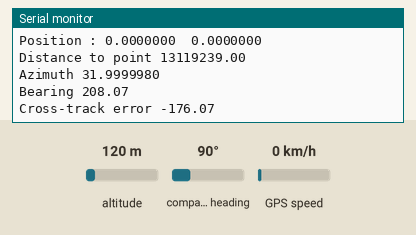
Recording of a sketch running on a simulated Arduino Uno, built with avr-gcc and run on an emulated ATmega328P. Parts: the last lines printed to the serial monitor. Inputs (shaded band) come from the test bench; at power-on: compass heading 90°, altitude 120 m, GPS speed 0 km/h. The GPS gets a fix after 3 s at 37.7749, -122.4194 with 8 satellites.

Above: at 1.2 s.
1.3 s: compass heading set to 269°
At 2.2 s:
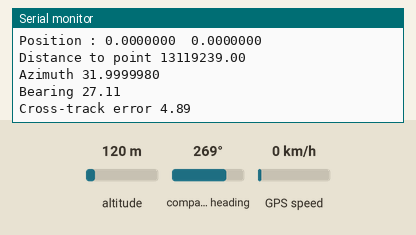
5.6 s: compass heading set to 7°
At 6.7 s:
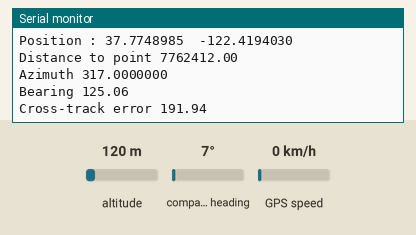
Timing chart, 0 to 8.6 s (numbered marks = the images above; inputs shaded):
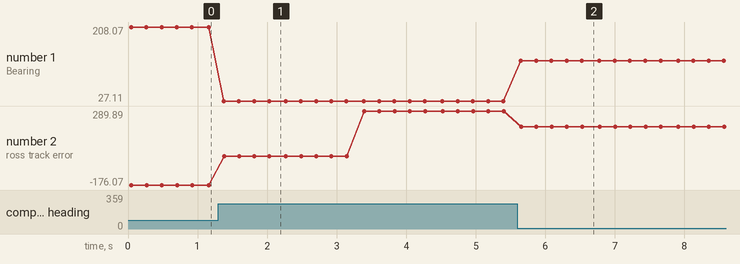

Measured:
- after the input at 1.3 s, the serial monitor: prints a new line after 0.08 s (image 1)
- after the input at 5.6 s, the serial monitor: prints a new line after 0.05 s (image 2)
- plotted number 1: 208.07 → 27.11 after the input at 1.3 s, 27.11 → 125.06 after the input at 5.6 s
- plotted number 2: -176.07 → 289.89 after the input at 1.3 s, 289.89 → 191.9 after the input at 5.6 s

The sketch:

BoatNavigation.ino
```cpp
//Пины для SoftwareSerial
#define RXpin 2 //RX пин
#define TXpin 3 //TX пин

#define SoftwareserialSpeed 38600 //Скорость для SoftwareSerial подключения
#define HardwareserialSpeed 38600 //Скорость для Serial подключения

#include <TinyGPS++.h> //Для расшифровки пакетом NMEA с GPS для дальнейшей работы с ними
#include <SoftwareSerial.h> //Для подключения GPS к Arduino
#include <Wire.h> //Для подключение HMC5883L по протоколу I2C
#include <HMC5883L.h> //Для работы с компасом
#include <math.h> //Для математичкских расчётов

//Создание объекта для работы с GPS
TinyGPSPlus gps;

//Создание подключения с GPS через програмный Serial порт.
SoftwareSerial ss(RXpin, TXpin);

//Создание объекта для работы с компасом
HMC5883L compass;

//Структура для работы с waypoint
struct waypoint
{
  float point_latitude,   //Широта
        point_longitude;  //Долгота

  bool point_type;  //0-обычный 1-конечный
};

//Основной класс для работы с объектом навигации
class NavigationObject
{
  public:
    float latitude,   //Широта у объекта
          longitude;  //Долгота у объекта

    int actual_point = 0; //Номер обрабатываемой целевой точки.

    bool FINISH_FLAG = false; //Флаг завершения миссии

    float distance_to_waypoint, //Расстояние до целевой точки
          azimuth,     //Азимут
          bearing,     //Пеленг судна
          cross_track_error; //Ошибка курса

    //Количество waypoint'ов
#define waypoint_count 1

    //Маршрут
    waypoint route[waypoint_count] = {{48.529998, 135.055007, 1}};


    void get_location() //Считывание долготы и широты
    {

      while (ss.available() > 0)
        if (gps.encode(ss.read())) { //Считываем пакет NMEA и расшифровываем его
          if (gps.location.isValid()) //Если информация о позиции доступна
          {
            latitude = gps.location.lat(); //Широта
            //Serial.println(latitude);

            longitude = gps.location.lng(); //Долгота
            //Serial.println(longitude);
          }
        }
    }

    void get_bearing() //Определение пеленга
    {
      Vector norm = compass.readNormalize();

      // Calculate heading
      float heading = atan2(norm.YAxis, norm.XAxis);
      float declinationAngle = (-11.0 + (-56.0 / 60.0)) / (180 / M_PI);
      heading += declinationAngle;

      // Correct for heading < 0deg and heading > 360deg
      if (heading < 0)  heading += 2 * PI;
      if (heading > 2 * PI)  heading -= 2 * PI;

      // Convert to degrees
      float headingDegrees = ((heading * 180 / M_PI) + 130);
      if (headingDegrees >= 360) headingDegrees -= 360;
      bearing = headingDegrees;
    }

    bool isFinish() //Проверка на достижения последней точки
    {
      if (route[actual_point].point_type == 1) //Если точка имеет пометку финальной
      {
        return true;
      }
      else
      {
        return false;
      }
    }

    bool resive_point() //Проверка на достижение окрестностей целевой точки
    {
      if ((fabs(latitude - route[actual_point].point_latitude) <= 0.00001) &&
          fabs((longitude - route[actual_point].point_longitude) <= 0.00001))
      {
        return true;

        if (!isFinish()) //Если не достигли конечной точки
        {
          actual_point ++; // Начинаем работать с другой
        }
        else
        {
          FINISH_FLAG = true; //Иначе отмечаем завершение миссии
          Serial.println("Finish mission");
        }
      }
      else
      {
        return false;
      }
    }

    void math() //Расчёт расстояние между точками и азимута
    {
      //pi - число pi, rad - радиус сферы (Земли)
      float rad = 6372795.0; //Это число должно быть float. Обязательно

      //координаты двух точек
      float llat1 = latitude;
      float llong1 = longitude;
      float llat2 = route[actual_point].point_latitude;
      float llong2 = route[actual_point].point_longitude;

      //в радианах
      float lat1 = (llat1 * M_PI) / 180.0;
      float lat2 = (llat2 * M_PI) / 180.0;
      float long1 = (llong1 * M_PI) / 180.0;
      float long2 = llong2 * M_PI / 180.0;

      //Косинусы и синусы широт, разницы долгот
      float cl1 = cos(lat1);
      float cl2 = cos(lat2);
      float sl1 = sin(lat1);
      float sl2 = sin(lat2);
      float delta = long2 - long1;
      float cdelta = cos(delta);
      float sdelta = sin(delta);

      //Вычисление длины большого круга
      float y = sqrt(pow((cl2 * sdelta), 2) + pow((cl1 * sl2 - sl1 * cl2 * cdelta), 2));
      float x = (sl1 * sl2) + (cl1 * cl2 * cdelta);
      float ad = atan2(y, x);
      float dist = ad * rad;

      //Вычисление начального азимута
      x = (cl1 * sl2) - (sl1 * cl2 * cdelta);
      y = sdelta * cl2;
      float z = (atan(-y / x) * 180) / M_PI;

      if (x < 0) z = z + 180.0;

      float z2 = (int)(z + 180.0) % 360 - 180.0;
      z2 = -(z2 * (M_PI / 180.0));
      float anglerad2 = z2 - ((2 * M_PI) * floor((z2 / (2 * M_PI))));
      float angledeg = anglerad2 * (180.0 / M_PI);

      //Внесение ответов в базу
      distance_to_waypoint = dist;
      azimuth = angledeg;
    }

    void get_cross_track_error() //Вычисление ошибки курса
    {
      cross_track_error = azimuth - bearing;
    }

};


void setup() {
  // Создание Serial подключения
  Serial.begin(HardwareserialSpeed);
  ss.begin(SoftwareserialSpeed); //Для GPS

  // Инициализация компаса
  Serial.print("Initialize HMC5883L ... ");
  while (!compass.begin())
  {
    Serial.println("Could not find a valid HMC5883L sendor, check wiring!");
    delay(500);
  }
  Serial.println(" Done"); //Компас готов к работе

  // Колибровка и настройка компаса
  compass.setRange(HMC5883L_RANGE_1_3GA);  // Set measurement range
  compass.setMeasurementMode(HMC5883L_CONTINOUS);  // Set measurement mode
  compass.setDataRate(HMC5883L_DATARATE_30HZ); // Set data rate
  compass.setSamples(HMC5883L_SAMPLES_8); // Set number of samples averaged
  compass.setOffset(-127, -118);  // Set calibration offset. See HMC5883L_calibration.ino


}

//Объект для работы с лодочкой
NavigationObject Boat;

void loop() {
  // put your main code here, to run repeatedly:

  while (!Boat.FINISH_FLAG)//Пока не достигли точки
  {
    Boat.get_location();//Получаем данные с GPS
    Boat.get_bearing(); //Получаем пеленг
    Boat.math(); //Считаем азимут и расстояние до точки
    Boat.get_cross_track_error(); //Расчитываем ошибку курса
    Boat.resive_point(); //Проверка на достижение точки и на завершение миссии

    //Выводим
    Serial.print("Position : "); Serial.print(Boat.latitude, 7); Serial.print("  "); Serial.println(Boat.longitude, 7);

    Serial.print("Distance to point "); Serial.println(Boat.distance_to_waypoint);
    Serial.print("Azimuth "); Serial.println(Boat.azimuth, 7);
    Serial.print("Bearing "); Serial.println(Boat.bearing);
    Serial.print("Cross-track error "); Serial.println(Boat.cross_track_error);

    delay(200);

  }

}
```
